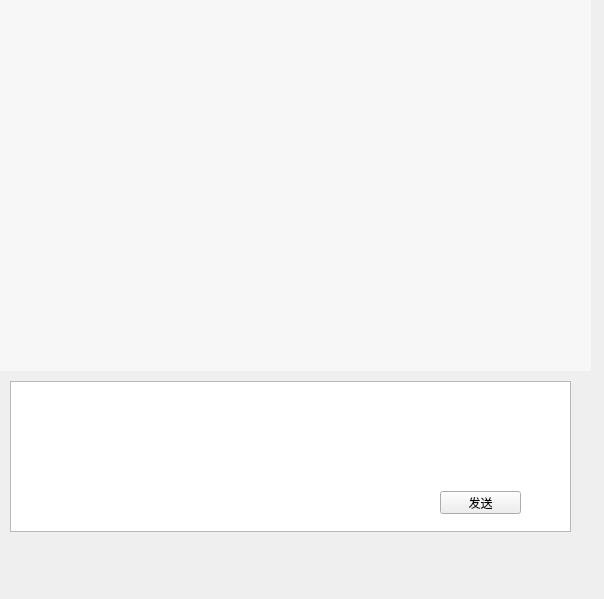
<?xml version="1.0" encoding="UTF-8"?>
<ui version="4.0">
 <class>ChatMessage</class>
 <widget class="QWidget" name="ChatMessage">
  <property name="geometry">
   <rect>
    <x>0</x>
    <y>0</y>
    <width>604</width>
    <height>599</height>
   </rect>
  </property>
  <property name="windowTitle">
   <string>ChatMessage</string>
  </property>
  <widget class="QWidget" name="centralWidget">
   <property name="geometry">
    <rect>
     <x>0</x>
     <y>0</y>
     <width>591</width>
     <height>571</height>
    </rect>
   </property>
   <layout class="QGridLayout" name="gridLayout">
    <property name="leftMargin">
     <number>0</number>
    </property>
    <property name="topMargin">
     <number>0</number>
    </property>
    <property name="rightMargin">
     <number>0</number>
    </property>
    <property name="bottomMargin">
     <number>0</number>
    </property>
    <property name="spacing">
     <number>0</number>
    </property>
    <item row="0" column="0" colspan="2">
     <widget class="QListWidget" name="listWidget">
      <property name="sizePolicy">
       <sizepolicy hsizetype="Expanding" vsizetype="Preferred">
        <horstretch>0</horstretch>
        <verstretch>0</verstretch>
       </sizepolicy>
      </property>
      <property name="styleSheet">
       <string notr="true">QListWidget{background-color: rgb(247, 247, 247); color:rgb(51,51,51); border: 1px solid  rgb(247, 247, 247);outline:0px;}
QListWidget::Item{background-color: rgb(247, 247, 247);}
QListWidget::Item:hover{background-color: rgb(247, 247, 247); }
QListWidget::item:selected{
        background-color: rgb(247, 247, 247);
        color:black;
    border: 1px solid  rgb(247, 247, 247);
}
QListWidget::item:selected:!active{border: 1px solid  rgb(247, 247, 247); background-color: rgb(247, 247, 247); color:rgb(51,51,51); } </string>
      </property>
      <property name="verticalScrollBarPolicy">
       <enum>Qt::ScrollBarAsNeeded</enum>
      </property>
      <property name="horizontalScrollBarPolicy">
       <enum>Qt::ScrollBarAlwaysOff</enum>
      </property>
     </widget>
    </item>
    <item row="1" column="0" colspan="2">
     <widget class="QWidget" name="widget" native="true">
      <property name="minimumSize">
       <size>
        <width>0</width>
        <height>200</height>
       </size>
      </property>
      <property name="maximumSize">
       <size>
        <width>16777215</width>
        <height>200</height>
       </size>
      </property>
      <widget class="QTextEdit" name="textEdit">
       <property name="geometry">
        <rect>
         <x>10</x>
         <y>10</y>
         <width>561</width>
         <height>151</height>
        </rect>
       </property>
       <property name="sizePolicy">
        <sizepolicy hsizetype="Expanding" vsizetype="Preferred">
         <horstretch>0</horstretch>
         <verstretch>0</verstretch>
        </sizepolicy>
       </property>
      </widget>
      <widget class="QPushButton" name="pushButton">
       <property name="geometry">
        <rect>
         <x>440</x>
         <y>120</y>
         <width>81</width>
         <height>23</height>
        </rect>
       </property>
       <property name="text">
        <string>发送</string>
       </property>
      </widget>
     </widget>
    </item>
   </layout>
  </widget>
 </widget>
 <layoutdefault spacing="6" margin="11"/>
 <resources/>
 <connections/>
</ui>
